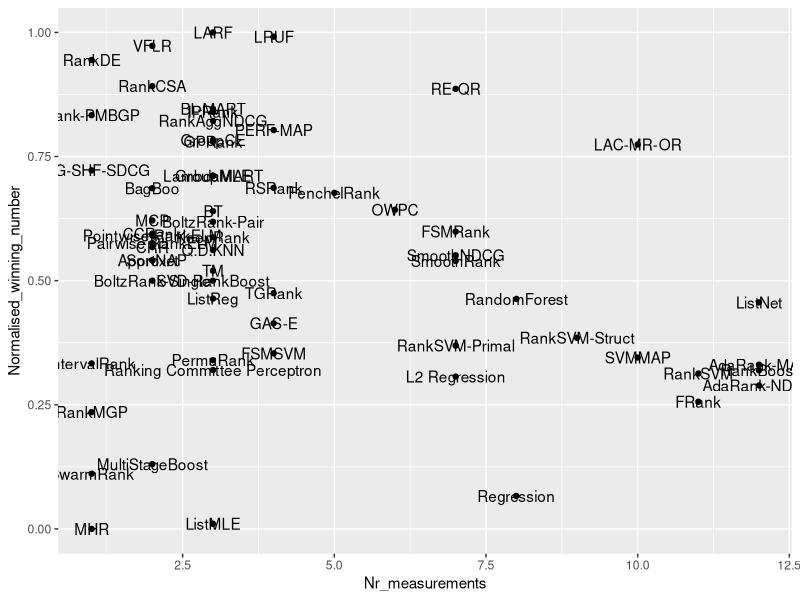

Source code (R):
setwd("C:/Git-data/Afstuderen/method_selection")
require(ggplot2)

ltr_data = read.csv("map_results.csv")
temp <- ltr_data[,c(2:(length(ltr_data)-2))]
winnum <- apply(temp, 2, function(x) sapply(x, function(y) if(is.na(y)){NA}else{sum(x[!is.na(x)]<y)}))
winnum <- data.frame(winnum)
ideal_winnum <- apply(winnum, 2, function(x) sapply(x, function(y) if(is.na(y)){0}else{if(length(x[!is.na(x)]) == 0){0}else{max(x[!is.na(x)])}}))
summed_winnum <- apply(winnum, 1, function(x) sum(x,na.rm=TRUE))
summed_ideal_winnum <- apply(ideal_winnum, 1, function(x) sum(x,na.rm=TRUE))

norm_winnum <- summed_winnum/summed_ideal_winnum

nr_measurements <- apply(temp,1,function(x) sum(!is.na(x)))

output <- data.frame("Method" = ltr_data[,1], "Normalised_winning_number" = norm_winnum, "Nr_measurements"=nr_measurements)

ggplot(output, aes(Nr_measurements,Normalised_winning_number)) + geom_point() + geom_text(aes(label=Method))
